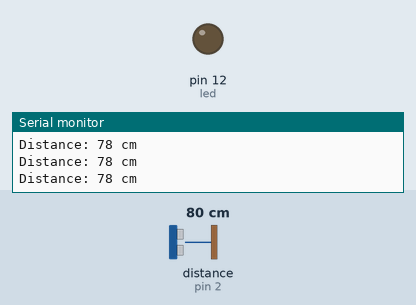
Simulated run of this sketch. Board: Arduino Uno, built with avr-gcc and run on an emulated ATmega328P. Shown: output pins drawn as LEDs (lit = HIGH), the last lines printed to the serial monitor. Wiring (inferred from the names in the program): ultrasonic range finder: trigger pin 3; echo pin 2. Dashed ring = blinking. Inputs (shaded band) come from the test bench; at power-on: distance to the obstacle (sensor on pin 2) 80 cm. The echo pulse lasts 58.3 µs per cm; pins used as bus, display or sensor lines are not drawn.

Above: at 1.2 s.
1.3 s: distance to the obstacle (sensor on pin 2) set to 12 cm
4.3 s: distance to the obstacle (sensor on pin 2) set to 9 cm
At 4.33 s:
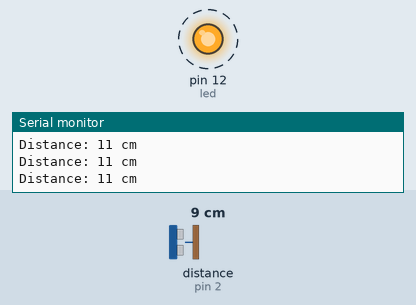
7.3 s: distance to the obstacle (sensor on pin 2) set to 18 cm
At 7.3 s:
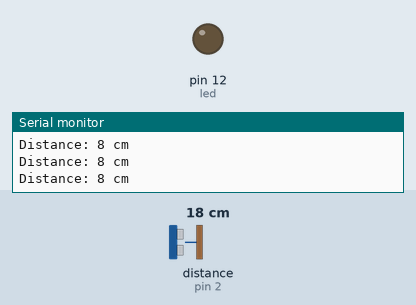
8.8 s: distance to the obstacle (sensor on pin 2) set to 2 cm
At 8.98 s:
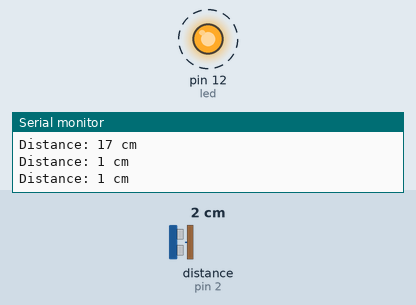
Timing chart, 0 to 12.8 s (numbered marks = the images above; inputs shaded):
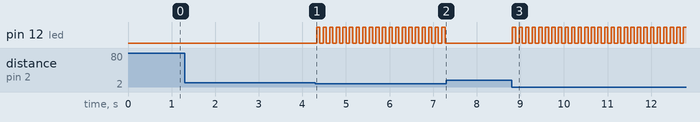

Measured:
- the behaviour switches between 11 and 10 cm on distance to the obstacle (sensor on pin 2) (found by bisection; images 0 and 1)
- after the input at 4.3 s, pin 12 (led): alternates HIGH for 0.08 s and LOW for 0.08 s, starting at once
- after the input at 7.3 s, pin 12 (led): stops changing and stays LOW
- after the input at 8.8 s, pin 12 (led): alternates HIGH for 0.08 s and LOW for 0.08 s, starting at once

The sketch:

proj1.ino
```cpp
#define echo 2
#define trig 3
int led=12;
long dur;
int dist;

void setup() {
  pinMode(led,OUTPUT);
  pinMode(trig, OUTPUT);
  pinMode(echo, INPUT);
  Serial.begin(9600);
  Serial.println("TEST 1");
}
void loop() {
  digitalWrite(trig, LOW);
  delayMicroseconds(2);
  digitalWrite(trig, HIGH);
  delayMicroseconds(10);
  digitalWrite(trig, LOW);
  dur = pulseIn(echo, HIGH);
  dist = dur * 0.034 / 2;
  Serial.print("Distance: ");
  Serial.print(dist);
  Serial.println(" cm");
  if(dist<10){
    digitalWrite(led, HIGH);
    delay(75);
    digitalWrite(led, LOW);
    delay(75);
  }
  else{
    digitalWrite(led, LOW);
  }
}
```
